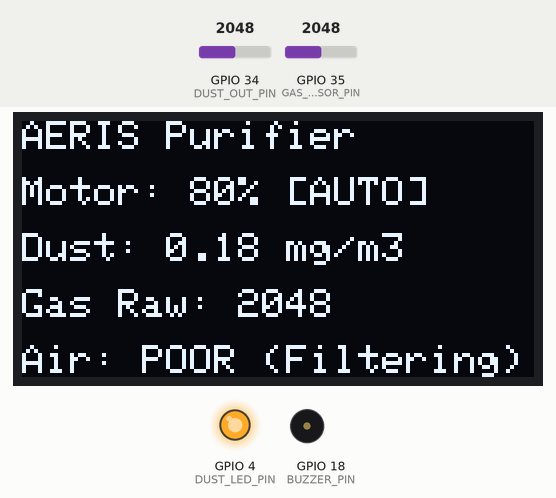
The sketch below on a simulated ESP32. Shown: 128×64 one-colour display, output pins drawn as LEDs (lit = HIGH), buzzer (waves = sounding, pin HIGH). The inputs (shaded band) are chosen by the test bench; at power-on: GPIO 34 (DUST_OUT_PIN) = 2048, GPIO 35 (GAS_SENSOR_PIN) = 2048. WiFi joins after 1.5 s; servers stay silent unless stated; what the sketch prints to the serial monitor is not drawn.

Above: at 2.7 s.
2.8 s: GPIO 34 (DUST_OUT_PIN) set to 1954
At 4.2 s:
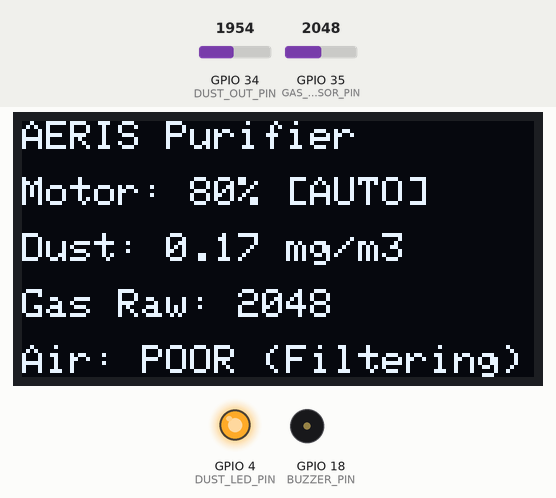
8.1 s: GPIO 35 (GAS_SENSOR_PIN) set to 1960
At 10.13 s:
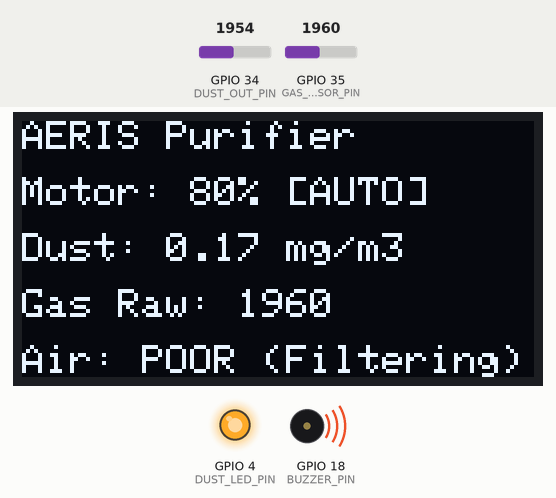
11.5 s: GPIO 35 (GAS_SENSOR_PIN) set to 2040
At 13.0 s:
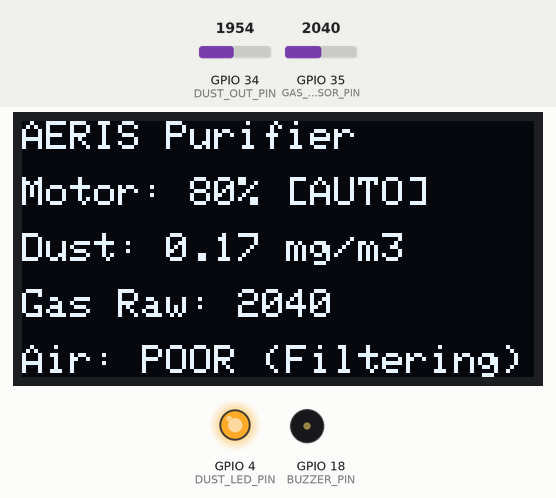
14.9 s: GPIO 34 (DUST_OUT_PIN) set to 2040
At 16.4 s:
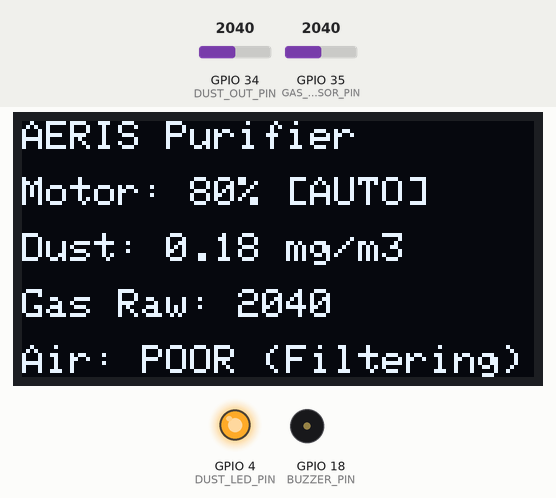
18.4 s: GPIO 35 (GAS_SENSOR_PIN) set to 2047
At 19.8 s:
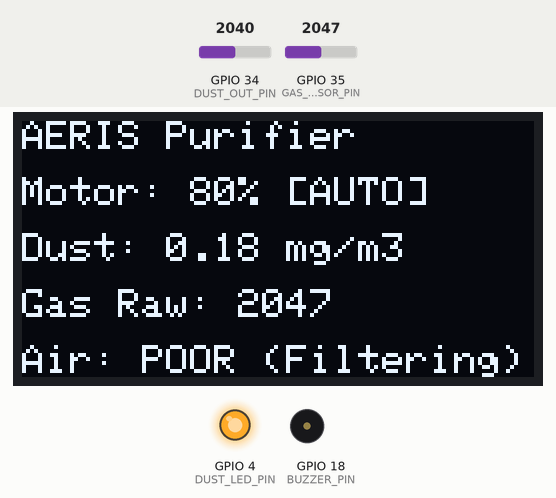
21.8 s: GPIO 34 (DUST_OUT_PIN) set to 1960
At 23.2 s:
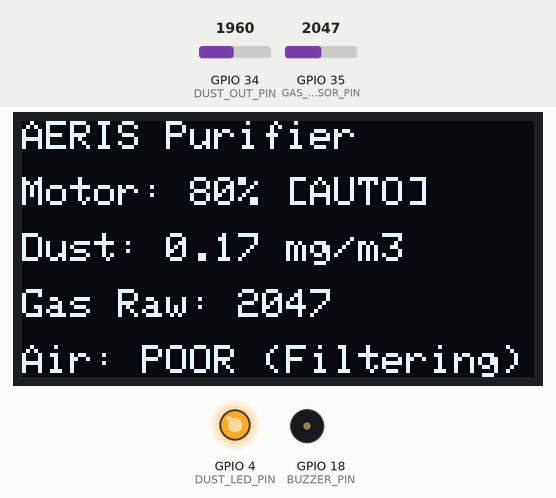
Timing chart, 0 to 26.2 s (numbered marks = the images above; inputs shaded):
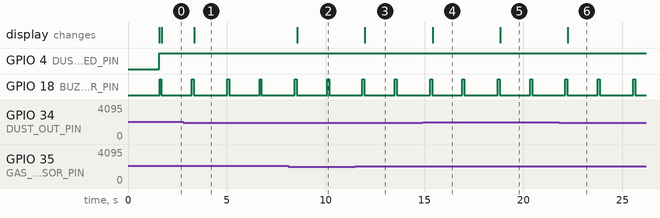

The sketch:

aeris_v1.5.ino
```cpp
#include <WiFi.h>
#include <Firebase_ESP_Client.h>
#include <addons/TokenHelper.h>
#include <addons/RTDBHelper.h>
#include <Wire.h>
#include <Adafruit_GFX.h>
#include <Adafruit_SSD1306.h>

// --- CREDENTIALS ---
#define WIFI_SSID        "IIITDM"
#define WIFI_PASSWORD    "pendrive"

#define FIREBASE_API_KEY       "AIzaSyCeQan2EK1OQVxhsDMsQ793mHdl4LxuMwI"
#define FIREBASE_DATABASE_URL  "https://aeris-monitor-default-rtdb.asia-southeast1.firebasedatabase.app"
#define FIREBASE_USER_EMAIL    "aeris_hardware@test.com"
#define FIREBASE_USER_PASSWORD "AerisDevice99!"

// --- DISPLAY SETTINGS ---
#define SCREEN_WIDTH 128
#define SCREEN_HEIGHT 64
#define OLED_RESET -1
Adafruit_SSD1306 display(SCREEN_WIDTH, SCREEN_HEIGHT, &Wire, OLED_RESET);

// --- PIN DEFINITIONS ---
const int DUST_LED_PIN = 4;      // Sharp Dust Sensor LED
const int DUST_OUT_PIN = 34;     // Sharp Dust Sensor Analog Out
const int GAS_SENSOR_PIN = 35;   // MQ135 Analog Out
const int BUZZER_PIN = 18;       // 5V Buzzer

// --- VARIABLES ---
float dustDensity = 0;
int gasLevel = 0;
const int GAS_WARNING_LEVEL = 1500;
const float DUST_WARNING_LEVEL = 0.15;

// --- FIREBASE OBJECTS ---
FirebaseData fbdo;
FirebaseAuth auth;
FirebaseConfig config;
unsigned long lastPushTime = 0;

void setup() {
  Serial.begin(115200);

  // Initialize Pins
  pinMode(DUST_LED_PIN, OUTPUT);
  pinMode(BUZZER_PIN, OUTPUT);
  digitalWrite(BUZZER_PIN, LOW); // Ensure buzzer is off on boot

  // Initialize OLED
  if(!display.begin(SSD1306_SWITCHCAPVCC, 0x3C)) {
    Serial.println(F("SSD1306 allocation failed"));
    for(;;);
  }

  display.clearDisplay();
  display.setTextSize(2);
  display.setTextColor(SSD1306_WHITE);
  display.setCursor(10, 20);
  display.println("AERIS OS");
  display.setTextSize(1);
  display.setCursor(20, 45);
  display.println("Connecting WiFi...");
  display.display();

  // Connect WiFi
  WiFi.begin(WIFI_SSID, WIFI_PASSWORD);
  while (WiFi.status() != WL_CONNECTED) {
    delay(500);
    Serial.print(".");
  }

  display.clearDisplay();
  display.setCursor(10, 30);
  display.println("WiFi Connected!");
  display.display();

  // Connect Firebase
  config.api_key = FIREBASE_API_KEY;
  config.database_url = FIREBASE_DATABASE_URL;
  auth.user.email = FIREBASE_USER_EMAIL;
  auth.user.password = FIREBASE_USER_PASSWORD;
  Firebase.begin(&config, &auth);
  Firebase.reconnectWiFi(true);
}

void loop() {
  // 1. READ DUST SENSOR
  digitalWrite(DUST_LED_PIN, LOW);
  delayMicroseconds(280);
  int dustRaw = analogRead(DUST_OUT_PIN);
  delayMicroseconds(40);
  digitalWrite(DUST_LED_PIN, HIGH);
  delayMicroseconds(9680);

  float calcVoltage = dustRaw * (3.3 / 4095.0);
  dustDensity = 0.17 * calcVoltage - 0.1;
  if (dustDensity < 0) {
    dustDensity = 0.00;
  }

  // 2. READ GAS SENSOR
  gasLevel = analogRead(GAS_SENSOR_PIN);

  // 3. LOGIC & CONTROL
  bool isPolluted = false;
  if (dustDensity > DUST_WARNING_LEVEL || gasLevel > GAS_WARNING_LEVEL) {
    isPolluted = true;
  }

  // 4. BUZZER ALARM
  if (isPolluted) {
    digitalWrite(BUZZER_PIN, HIGH);
    delay(100);
    digitalWrite(BUZZER_PIN, LOW);
  } else {
    digitalWrite(BUZZER_PIN, LOW);
  }

  // 5. UPDATE OLED DISPLAY (v1.4 Logic)
  display.clearDisplay();
  display.setTextSize(1);
  display.setCursor(0, 0);
  display.print("AERIS Purifier");

  // *** THE FAKE MOTOR SPEED LINE ***
  display.setCursor(0, 14);
  display.print("Motor: 80% [AUTO]");

  display.setCursor(0, 28);
  display.print("Dust: ");
  display.print(dustDensity);
  display.print(" mg/m3");

  display.setCursor(0, 42);
  display.print("Gas Raw: ");
  display.print(gasLevel);

  display.setCursor(0, 56);
  display.print("Air: ");
  if (isPolluted) {
    display.print("POOR (Filtering)");
  } else {
    display.print("CLEAN");
  }
  display.display();

  // 6. FIREBASE PUSH
  if (Firebase.ready() && (millis() - lastPushTime > 2000)) {
    lastPushTime = millis();
    FirebaseJson payload;
    payload.set("dust_density", dustDensity);
    payload.set("mq135_raw", gasLevel);
    // Push a status string so the dashboards know the state
    payload.set("status", isPolluted ? "POOR" : "CLEAN");
    Firebase.RTDB.setJSON(&fbdo, "/aeris/live", &payload);
    Serial.println("Data pushed to Firebase");
  }

  delay(1500);
}
```

Measured:
- the behaviour switches between 2008 and 2007 on GPIO 34 (DUST_OUT_PIN) (found by bisection; images 0 and 1)
- after the input at 2.8 s, the display: changes after 0.56 s (image 1)
- after the input at 8.1 s, the display: changes after 0.46 s (image 2)
- after the input at 11.5 s, the display: changes after 0.49 s (image 3)
- after the input at 14.9 s, the display: changes after 0.51 s (image 4)
- after the input at 18.4 s, the display: changes after 0.43 s (image 5)
- after the input at 21.8 s, the display: changes after 0.45 s (image 6)
- by itself, GPIO 18 (BUZZER_PIN): alternates HIGH for 0.10 s and LOW for 1.6 s
